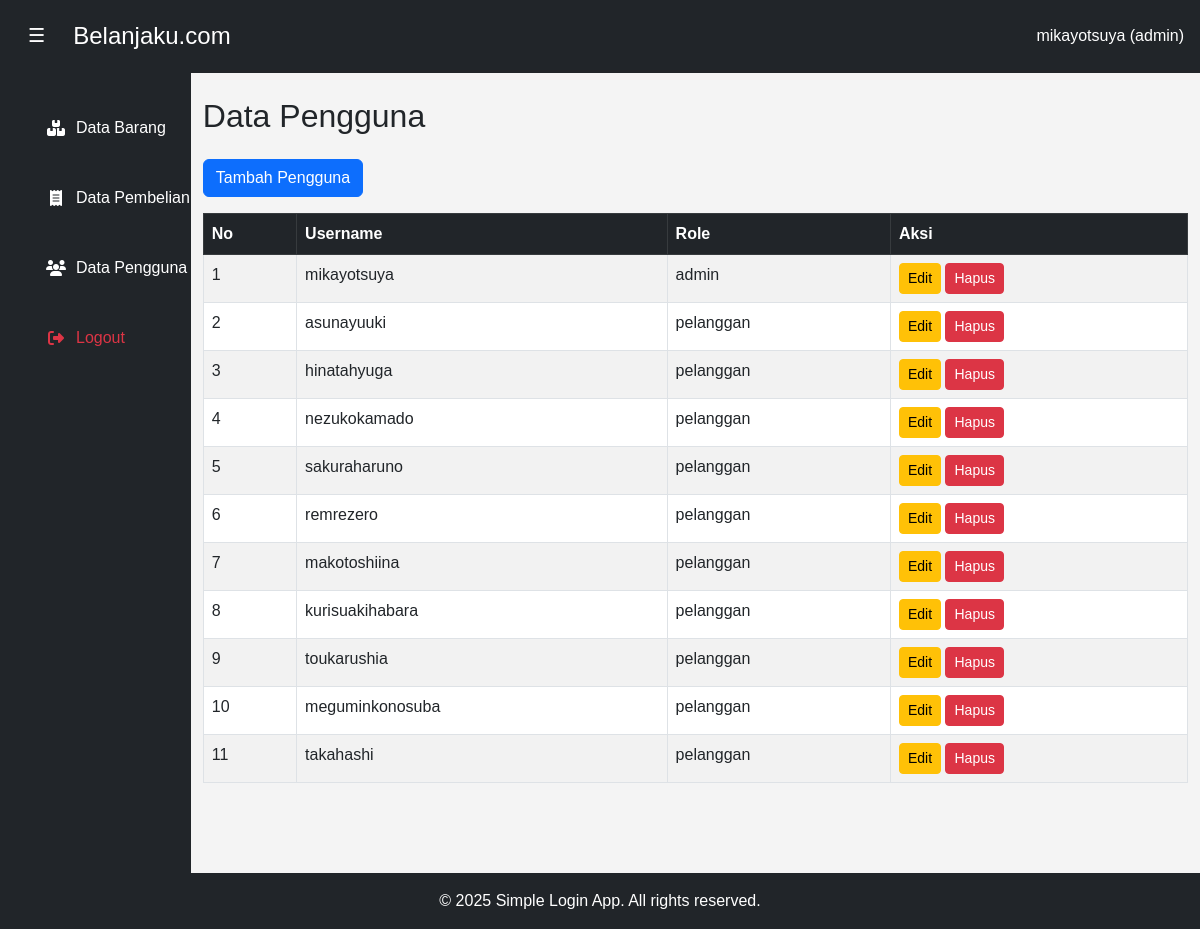
The app's page /data_user.php (signed in) with its own data.
### tables this page shows
CREATE TABLE `users` (
  `id` int(11) NOT NULL,
  `username` varchar(50) NOT NULL,
  `password` varchar(255) NOT NULL,
  `role` enum('admin','pelanggan') NOT NULL
);

### data_user.php (the view, shortened to what this page needs)
<?php
include 'includes/header.php';
include 'includes/sidebar.php';
require 'config/db.php';
?>
<div class="container mt-4">
    <h2 class="mb-4">Data Pengguna</h2>
    <a href="tambah_user.php" class="btn btn-primary mb-3">Tambah Pengguna</a>
    <table class="table table-bordered table-striped">
        <thead class="table-dark">
            <tr>
                <th>No</th>
                <th>Username</th>
                <th>Role</th>
                <th>Aksi</th>
            </tr>
        </thead>
        <tbody>
        <?php
        $no = 1;
        $result = $conn->query("SELECT * FROM users ORDER BY id ASC");
        while ($row = $result->fetch_assoc()):
        ?>
            <tr>
                <td><?= $no++ ?></td>
                <td><?= htmlspecialchars($row['username']) ?></td>
                <td><?= $row['role'] ?></td>
                <td>
                    <a href="edit_user.php?id=<?= $row['id'] ?>" class="btn btn-warning btn-sm">Edit</a>
                    <a href="hapus_user.php?id=<?= $row['id'] ?>" class="btn btn-danger btn-sm" onclick="return confirm('Yakin hapus user ini?')">Hapus</a>
                </td>
            </tr>
        <?php endwhile; ?>
        </tbody>
    </table>
</div>
<?php include 'includes/footer.php'; ?>

### includes/header.php (shortened to what this page needs)
<!DOCTYPE html>
<html>
<head>
    <link href="https://cdn.jsdelivr.net/npm/bootstrap@5.3.0/dist/css/bootstrap.min.css" rel="stylesheet">
    <link href="https://cdnjs.cloudflare.com/ajax/libs/font-awesome/6.4.0/css/all.min.css" rel="stylesheet">
    <link rel="stylesheet" href="public/style.css">
</head>
<body>
<header class="d-flex justify-content-between align-items-center p-3 bg-dark text-white">
    <div class="d-flex align-items-center">
        <button id="toggleSidebar" class="btn btn-outline-light me-3">☰</button>
        <h4 class="m-0">Belanjaku.com</h4>
    </div>
    <div>
        <?= $_SESSION['username'] ?? 'Guest' ?> (<?= $_SESSION['role'] ?? 'none' ?>)
    </div>
</header>
<div class="d-flex">

### includes/sidebar.php (shortened to what this page needs)
<aside id="sidebar" class="bg-dark text-white d-flex flex-column sidebar">
    <ul class="nav flex-column px-2">
        <?php if ($_SESSION['role'] === 'admin'): ?>
            <li class="nav-item">
                <a href="admin.php" class="nav-link text-white d-flex align-items-center">
                    <i class="fas fa-boxes me-2"></i>
                    <span class="sidebar-label">Data Barang</span>
                </a>
            </li>
            <li class="nav-item">
                <a href="data_penjualan.php" class="nav-link text-white d-flex align-items-center">
                    <i class="fas fa-receipt me-2"></i>
                    <span class="sidebar-label">Data Pembelian</span>
                </a>
            </li>
            <li class="nav-item">
                <a href="data_user.php" class="nav-link text-white d-flex align-items-center">
                    <i class="fas fa-users me-2"></i>
                    <span class="sidebar-label">Data Pengguna</span>
                </a>
            </li>
        <?php endif; ?>
        <li class="nav-item">
            <a href="logout.php" class="nav-link text-danger d-flex align-items-center">
                <i class="fas fa-sign-out-alt me-2"></i>
                <span class="sidebar-label">Logout</span>
            </a>
        </li>
    </ul>
</aside>

### includes/footer.php (shortened to what this page needs)
</div>
<footer class="footer mt-auto py-3 bg-dark text-white text-center">
    &copy; <?= date('Y') ?> Simple Login App. All rights reserved.
</footer>
</body>
</html>

### public/style.css (style rules this page uses)
body { margin: 0; font-family: Arial, sans-serif; background-color: #f4f4f4; }
#toggleSidebar { background: none; border: none; color: white; font-size: 1.2rem; cursor: pointer; margin-right: 15px; }
.sidebar { width: 220px; background-color: #111; color: white; padding: 20px; transition: width 0.3s ease; }
.sidebar ul { list-style: none; padding: 0; }
.sidebar li { margin: 15px 0; }
.sidebar a { color: #ddd; text-decoration: none; display: block; }
.footer { background-color: #222; color: white; text-align: center; padding: 10px; }
.sidebar { width: 220px; min-height: 100vh; transition: width 0.3s ease; overflow-x: hidden; position: relative; }
.sidebar .sidebar-label { opacity: 1; transition: opacity 0.3s ease; white-space: nowrap; }
.sidebar .nav-link i { width: 24px; text-align: center; }

### records on screen
users: username "mikayotsuya", role "admin"
users: username "asunayuuki", role "pelanggan"
users: username "hinatahyuga", role "pelanggan"
users: username "nezukokamado", role "pelanggan"
users: username "sakuraharuno", role "pelanggan"
users: username "remrezero", role "pelanggan"
users: username "makotoshiina", role "pelanggan"
users: username "kurisuakihabara", role "pelanggan"
users: username "toukarushia", role "pelanggan"
users: username "meguminkonosuba", role "pelanggan"
users: username "takahashi", role "pelanggan"

### other values on screen
$_SESSION['username'] "mikayotsuya"
$_SESSION['role'] "admin"
